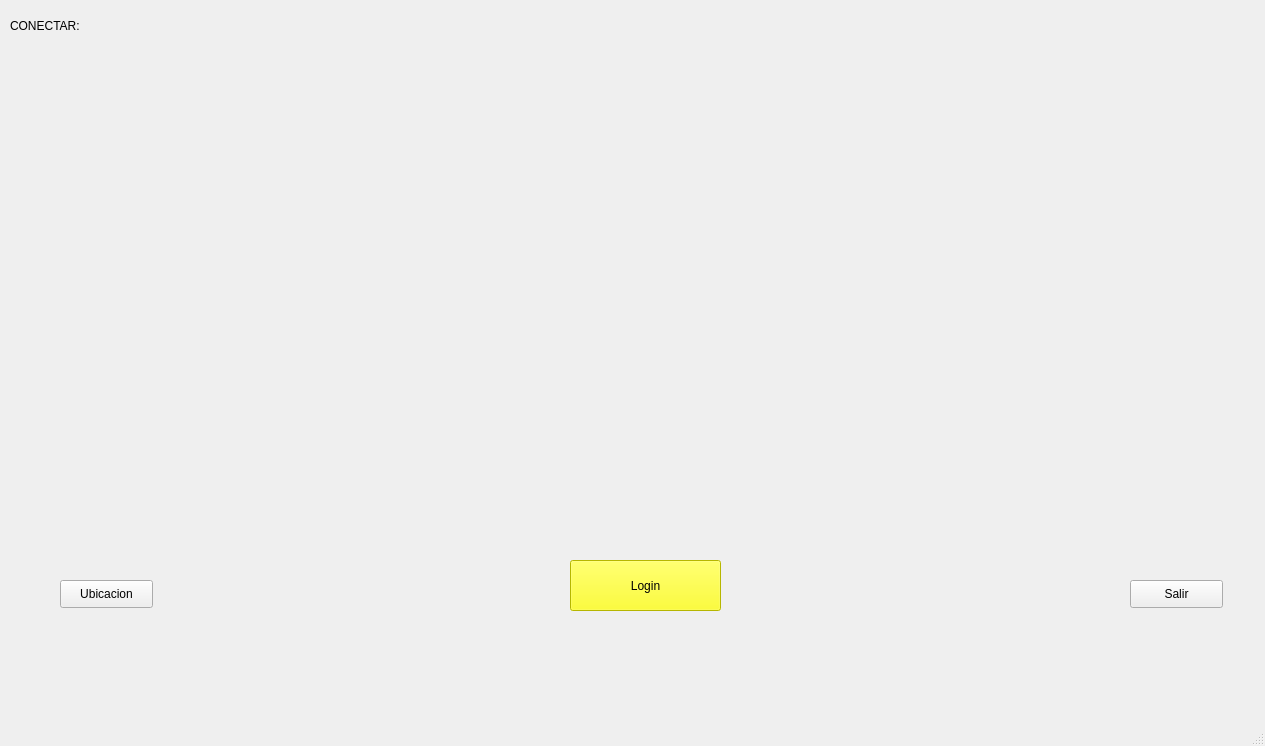
<?xml version="1.0" encoding="UTF-8"?>
<ui version="4.0">
 <class>MainWindow</class>
 <widget class="QMainWindow" name="MainWindow">
  <property name="geometry">
   <rect>
    <x>0</x>
    <y>0</y>
    <width>1265</width>
    <height>746</height>
   </rect>
  </property>
  <property name="windowTitle">
   <string>MainWindow</string>
  </property>
  <property name="styleSheet">
   <string notr="true">background-image: url(:/image/elegante.jpg);</string>
  </property>
  <widget class="QWidget" name="centralwidget">
   <widget class="QPushButton" name="pushButton">
    <property name="geometry">
     <rect>
      <x>60</x>
      <y>580</y>
      <width>93</width>
      <height>28</height>
     </rect>
    </property>
    <property name="styleSheet">
     <string notr="true">background-image: url(rgb(255, 255, 255));</string>
    </property>
    <property name="text">
     <string>Ubicacion</string>
    </property>
   </widget>
   <widget class="QPushButton" name="pushButton_login">
    <property name="geometry">
     <rect>
      <x>570</x>
      <y>560</y>
      <width>151</width>
      <height>51</height>
     </rect>
    </property>
    <property name="styleSheet">
     <string notr="true">background:rgb(255, 255, 0)</string>
    </property>
    <property name="text">
     <string>Login</string>
    </property>
   </widget>
   <widget class="QPushButton" name="pushButton_salir">
    <property name="geometry">
     <rect>
      <x>1130</x>
      <y>580</y>
      <width>93</width>
      <height>28</height>
     </rect>
    </property>
    <property name="styleSheet">
     <string notr="true">background-image: url(rgb(255, 255, 255));</string>
    </property>
    <property name="text">
     <string>Salir</string>
    </property>
   </widget>
   <widget class="QLabel" name="label">
    <property name="geometry">
     <rect>
      <x>90</x>
      <y>10</y>
      <width>101</width>
      <height>31</height>
     </rect>
    </property>
    <property name="text">
     <string/>
    </property>
   </widget>
   <widget class="QLabel" name="label_2">
    <property name="geometry">
     <rect>
      <x>10</x>
      <y>10</y>
      <width>101</width>
      <height>31</height>
     </rect>
    </property>
    <property name="text">
     <string>CONECTAR:</string>
    </property>
   </widget>
  </widget>
  <widget class="QMenuBar" name="menubar">
   <property name="geometry">
    <rect>
     <x>0</x>
     <y>0</y>
     <width>1265</width>
     <height>26</height>
    </rect>
   </property>
  </widget>
  <widget class="QStatusBar" name="statusbar"/>
 </widget>
 <resources/>
 <connections/>
</ui>
